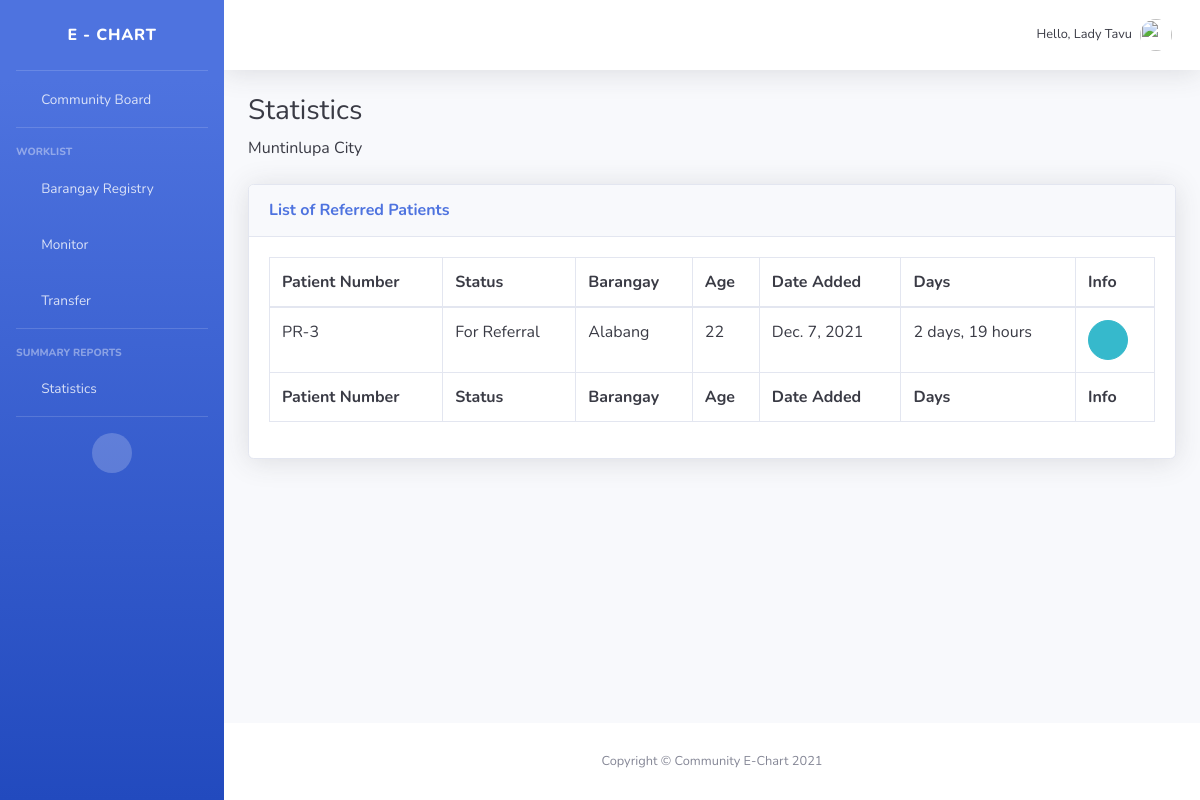
The app's page /listreferred/ (signed in) with its own data.
### account/models.py (models this page shows, shortened)
class Account(AbstractBaseUser, PermissionsMixin):
    email = models.EmailField(verbose_name="email", max_length=60, unique=True)
    date_joined = models.DateTimeField(verbose_name="date joined", auto_now_add=True)
    last_login = models.DateTimeField(verbose_name="last login", auto_now_add=True)
    is_admin = models.BooleanField(default=False)
    is_active = models.BooleanField(default=True)
    is_staff = models.BooleanField(default=False)
    is_superuser = models.BooleanField(default=False)
    firstname = models.CharField(max_length=200, null=True, verbose_name="first name")
    lastname = models.CharField(max_length=200, null=True, verbose_name="last name")
    address = models.CharField(max_length=200, null=True)
    barangay = models.CharField(max_length=200, null=True)
    city = models.CharField(max_length=200, null=True)
    birthdate = models.DateField(verbose_name="birth date", blank=True)
    age = models.CharField(max_length=200, null=True, blank=True)
    gender = models.CharField(max_length=200, null=True, choices=(
                ('Male', 'Male'),
                ('Female', 'Female'),
    ))
    contactnumber = models.CharField(max_length=200, null=True, verbose_name="contact number")
    licensenumber = models.CharField(verbose_name = "license number", max_length=200, null=True)
    licenseexpiry = models.DateField(verbose_name= "license expiry", null=True)
    licensepic = models.ImageField(verbose_name= "license picture", null = True, blank=True, upload_to = "pic_uploads/")
    specialization = models.CharField(max_length=200, null=True, choices=(
                    ('General Practitioner', 'General Practitioner'),
                    ('Family Medicine', 'Family Medicine'),
    ))
    schedule = models.CharField(max_length=200, null=True, blank=True)
    employeenumber = models.CharField(verbose_name = "employee number", max_length=200, null=True)
    USERNAME_FIELD = 'email'
    REQUIRED_FIELDS = ['firstname', 'lastname', 'address', 'barangay', 'city', 'licensenumber', 'licenseexpiry', 'birthdate', 'age', 'gender', 'licensepic',
    'contactnumber', 'specialization', 'schedule']
    objects = MyAccountManager()
    def getFullName(self):
        return str(self.firstname + " " + self.lastname).title()
    def is_Doctor(self):
        return self.groups.filter(name="Doctors").exists()
    def is_LGU(self):
        return self.groups.filter(name="LGU Employees").exists()

### chart/models.py (models this page shows, shortened)
class Patient(models.Model):
    GENDER = (
                ('Male', 'Male'),
                ('Female', 'Female'),
    )
    BARANGAY = (
                    ('Alabang', 'Alabang'),
                    ('Ayala-Alabang', 'Ayala-Alabang'),
                    ('Bayanan', 'Bayanan'),
                    ('Buli', 'Buli'),
                    ('Cupang', 'Cupang'),
                    ('Poblacion', 'Poblacion'),
                    ('Putatan', 'Putatan'),
                    ('Sucat', 'Sucat'),
                    ('Tunasan', 'Tunasan'),
    )
    CITY = (
                ('Muntinlupa', 'Muntinlupa'),
    )
    FIRSTDOSE = (
                    ('Yes', 'Yes'),
                    ('No', 'No'),
    )
    SECONDDOSE = (
                    ('Yes', 'Yes'),
                    ('No', 'No'),
    )
    TELEMEDICINE = (
                        ('TelAventusMD', 'TelAventusMD'),
                        ('SeeYouDoc', 'SeeYouDoc'),
                        ('MedCheck', 'MedCheck'),
                        ('TeliMed', 'TeliMed'),
                        ('KonsultaMD', 'KonsultaMD'),
                        ('CloudPx', 'CloudPx'),
                        ('HealthNow', 'HealthNow'),
    )
    ANTIGENRESULT = (
                    ('Positive', 'Positive'),
                    ('Negative', 'Negative'),
    )
    RTPCRRESULT = (
                    ('Positive', 'Positive'),
                    ('Negative', 'Negative'),
    )
    XRAY = (
                    ('Chest Xray', 'Chest Xray'),
                    ('Film Array', 'Film Array'),
    )
    STATUS = (
                    ('Home Isolation', 'Home Isolation'),
                    ('For Referral', 'For Referral'),
                    ('For Transfer', 'For Transfer')
    )
    VACCINE = (
                    ('None', 'None'),
                    ('CoronaVac (Sinovac)', 'CoronaVac (Sinovac)'),
                    ('Gamaleya Sputnik V', 'Gamaleya Sputnik V'),
                    ('Johnson and Johnson\'s Janssen', 'Johnson and Johnson\'s Janssen'),
                    ('Bharat BioTech', 'Bharat BioTech'),
                    ('Moderna', 'Moderna'),
                    ('Sinopharm', 'Sinopharm')
    )
    name = models.CharField(max_length=200, null=True)
    age = models.CharField(max_length=200, null=True)
    gender = models.CharField(max_length=200, null=True, choices=GENDER)
    address = models.CharField(max_length=200, null=True)
    barangay = models.CharField(max_length=200, null=True, choices=BARANGAY)
    city = models.CharField(max_length=200, null=True, choices=CITY)
    numchild = models.CharField(max_length=200, null=True, blank=True)
    namechild = models.CharField(max_length=200, null=True, blank=True)
    contactnumber = models.CharField(max_length=200, null=True)
    email = models.CharField(max_length=200, null=True)
    vaccine = models.CharField(max_length=200, null=True, choices=VACCINE)
    firstdose = models.CharField(max_length=200, null=True, choices=FIRSTDOSE)
    seconddose = models.CharField(max_length=200, null=True, choices=SECONDDOSE)
    fdosedate = models.DateField(null=True, blank=True)
    sdosedate = models.DateField(null=True, blank=True)
    telemedicine = models.CharField(max_length=200, null=True, choices=TELEMEDICINE)
    antigenresult = models.CharField(max_length=200, null=True, choices=ANTIGENRESULT)
    antigendate = models.DateField(null=True)
    antigenfile = models.ImageField(verbose_name= "antigenfile", null = True, blank=True, upload_to = "pic_uploads/")
    rtpcrresult = models.CharField(max_length=200, null=True, choices=RTPCRRESULT)
    rtpcrdate = models.DateField(null=True)
    rtpcrfile = models.ImageField(verbose_name= "rtpcrfile", null = True, blank=True, upload_to = "pic_uploads/")
    xray = models.CharField(max_length=200, null=True, choices=XRAY)
    xraydate = models.DateField(null=True)
    xrayfile = models.ImageField(verbose_name= "xrayfile", null = True, blank=True, upload_to = "pic_uploads/")
    status = models.CharField(max_length=200, null=True, choices=STATUS)
    date_created = models.DateTimeField(auto_now_add=True, null=True)
    bmiheight = models.FloatField(max_length=200, null=True)
    bmiweight = models.FloatField(max_length=200, null=True)
    finalbmi = models.FloatField(max_length=200, null=True)
    QUESTION3 = (
                    ('Yes', 'Yes'),
                    ('No', 'No'),
    )
    QUESTION4 = (
                    ('Yes', 'Yes'),
                    ('No', 'No'),
    )
    startdate = models.DateField(null=True)
    lastdate = models.DateField(null=True)
    question3 = models.CharField(max_length=200, null=True, choices=QUESTION3)
    question4 = models.CharField(max_length=200, null=True, choices=QUESTION4)
    question5 = models.CharField(max_length=200, null=True)
    @property
    def is_recent(self):
        return (self.date_created + timedelta(days=14)) > datetime.today()

### chart/views.py (the view)
# urls.py: path('listreferred/', views.listreferred, name="listreferred"),
@login_required(login_url='login')
def listreferred(request):
    patients = Patient.objects.filter(status='For Referral')
    return render(request, 'chart/listreferred.html', {'patients':patients})

### chart/templates/chart/listreferred.html
{% extends 'chart/navbar.html' %}
{% load static %}
{% block content %}
                    <h1 class="h3 mb-2 text-gray-900">Statistics</h1>
                    <p class="mb-4 text-gray-900">Muntinlupa City</p>
                    <div class="card shadow mb-4">
                        <div class="card-header py-3">
                            <h6 class="m-0 font-weight-bold text-primary">List of Referred Patients</h6>
                        </div>
                        <div class="card-body">
                            <div class="table-responsive">
                                <table class="table table-bordered text-gray-900" id="dataTable" width="100%" cellspacing="0">
                                    <thead>
                                        <tr>
                                            <th>Patient Number</th>
                                            <th>Status</th>
                                            <th>Barangay</th>
                                            <th>Age</th>
                                            <th>Date Added</th>
                                            <th>Days</th>
                                            <th>Info</th>
                                        </tr>
                                    </thead>
                                    <tfoot>
                                        <tr>
                                            <th>Patient Number</th>
                                            <th>Status</th>
                                            <th>Barangay</th>
                                            <th>Age</th>
                                            <th>Date Added</th>
                                            <th>Days</th>
                                            <th>Info</th>
                                        </tr>
                                    </tfoot>
                                    <tbody>
                                        {% for i in patients %}
                                            {% if i.is_recent %}
                                                <tr>
                                                    <td>PR-{{i.id}}</td>
                                                    <td>{{i.status}}</td>
                                                    <td>{{i.barangay}}</td>
                                                    <td>{{i.age}}</td>
                                                    <td>{{i.date_created.date}}</td>
                                                    <td>{{i.date_created|timesince}}</td>
                                                    <td><a href="{% url 'patientinfo' i.id %}" class="btn btn-info btn-circle"><i class="fas fa-info-circle"></i></a></td>
                                                </tr>
                                            {% endif %}
                                        {% endfor %}
                                    </tbody>
                                </table>
                            </div>
                        </div>
                    </div>
{% endblock content %}

### chart/templates/chart/navbar.html (shortened to what this page needs)
{% load static %}
<!DOCTYPE html>
<html lang="en">
<head>
    <link href="{% static 'vendor/fontawesome-free/css/all.min.css' %}" rel="stylesheet" type="text/css">
    <link href="{% static 'css/sb-admin-2.min.css' %}" rel="stylesheet">
    <link href="{% static 'vendor/datatables/dataTables.bootstrap4.min.css' %}" rel="stylesheet">
</head>
<body id="page-top">
    <div id="wrapper">
        <ul class="navbar-nav bg-gradient-primary sidebar sidebar-dark accordion" id="accordionSidebar">
            <a class="sidebar-brand d-flex align-items-center justify-content-center" href="#">
                <div class="sidebar-brand-text mx-3">E - Chart</div>
            </a>
            <hr class="sidebar-divider my-0">
            <li class="nav-item {% if request.resolver_match.view_name == 'communityboard' %}active{% endif %}">
                <a class="nav-link" href="{% url 'communityboard' %}">
                    <i class="fas fa-fw fa-tachometer-alt"></i>
                    <span>Community Board</span></a>
            </li>
            <hr class="sidebar-divider">
            <div class="sidebar-heading">
                Worklist
            </div>
            {% if request.user.is_LGU %}
            <li class="nav-item {% if request.resolver_match.view_name == 'brgyregistry' %}active{% endif %}">
                <a class="nav-link" href="{% url 'brgyregistry' %}">
                    <i class="fas fa-fw fa-folder"></i>
                    <span>Barangay Registry</span></a>
            </li>
            {% endif %}
            {% if request.user.is_LGU %}
            <li class="nav-item {% if request.resolver_match.view_name == 'monitor' %}active{% endif %}">
                <a class="nav-link" href="{% url 'monitor' %}">
                    <i class="fas fa-fw fa-table"></i>
                    <span>Monitor</span></a>
            </li>
            {% endif %}
            <li class="nav-item {% if request.resolver_match.view_name == 'transfer' %}active{% endif %}">
                <a class="nav-link" href="{% url 'transfer' %}">
                    <i class="fas fa-fw fa-cog"></i>
                    <span>Transfer</span></a>
            </li>
            <hr class="sidebar-divider">
            <div class="sidebar-heading">
                Summary Reports
            </div>
            <li class="nav-item {% if request.resolver_match.view_name == 'statistics' %}active{% endif %}">
                <a class="nav-link" href="{% url 'statistics' %}">
                    <i class="fas fa-fw fa-chart-area"></i>
                    <span>Statistics</span></a>
            </li>
            <hr class="sidebar-divider d-none d-md-block">
            <div class="text-center d-none d-md-inline">
                <button class="rounded-circle border-0" id="sidebarToggle"></button>
            </div>
        </ul>
        <div id="content-wrapper" class="d-flex flex-column">
            <div id="content">
                <nav class="navbar navbar-expand navbar-light bg-white topbar mb-4 static-top shadow">
                    <ul class="navbar-nav ml-auto">
                        <li class="nav-item dropdown no-arrow">
                            <a class="nav-link dropdown-toggle" href="#" id="userDropdown" role="button"
                                data-toggle="dropdown" aria-haspopup="true" aria-expanded="false">
                                <span class="mr-2 d-none d-lg-inline text-gray-900 small">Hello, {{request.user.getFullName|title}}</span>
                                <img class="img-profile rounded-circle"
                                    src="{% static '/images/undraw_profile.svg' %}">
                            </a>
                        </li>
                    </ul>
                </nav>
                <div class="container-fluid">
                    {% block content %}
                    {% endblock content %}
                </div>
            </div>
            <footer class="sticky-footer bg-white">
                <div class="container my-auto">
                    <div class="copyright text-center my-auto">
                        <span>Copyright &copy; Community E-Chart 2021</span>
                    </div>
                </div>
            </footer>
        </div>
    </div>
</body>
</html>

### records on screen
Account: user.getFullName "Lady Tavu"
Patient: id "3", status "For Referral", barangay "Alabang", age "22", date_created "Dec. 7, 2021", date_created "2 days, 19 hours"
